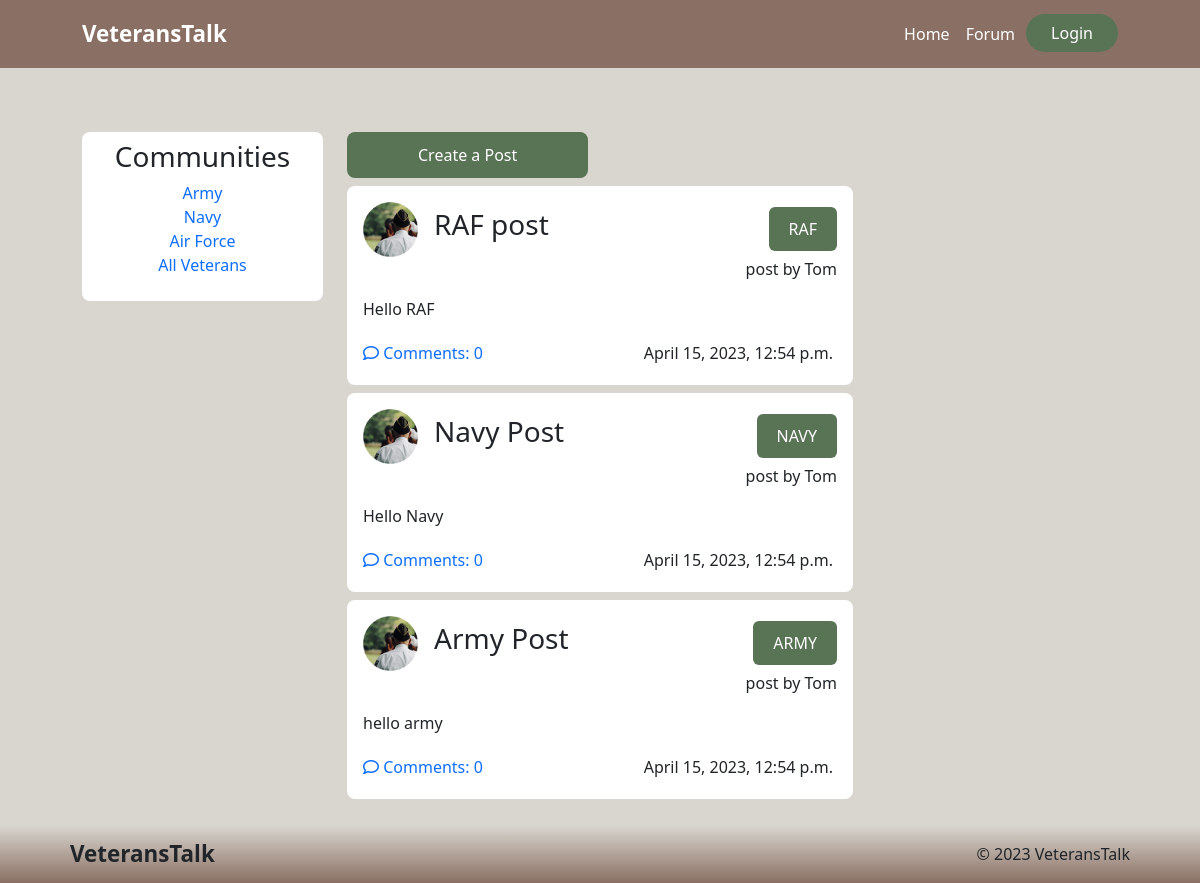
The app's page /forum/ with its own data.
### forums/models.py (models this page shows, shortened)
class Post(models.Model):
    ARMED_FORCES = [
        ("ARMY", "British Army"),
        ("NAVY", "Royal Navy"),
        ("RAF", "Royal Air Force"),
    ]
    title = models.CharField(max_length=100)
    content = models.TextField()
    created_at = models.DateTimeField(auto_now_add=True)
    category = models.CharField(max_length=4, choices=ARMED_FORCES)
    author = models.ForeignKey(
        User, on_delete=models.CASCADE, related_name="post_owner"
    )
    approved = models.BooleanField(default=False)
    class Meta:
        ordering = ["-created_at"]
    def comments_total(self):
        comments = self.post_comment.all()
        return len(comments)

### forums/views.py (the view)
# urls.py: path("", views.PostListView.as_view(), name="post_list"),
class PostListView(generic.ListView):
    template_name = "forum.html"
    model = Post
    context_object_name = "post_list"
    queryset = Post.objects.filter(approved=True).order_by("-created_at")
    paginate_by = 10

### forums/templates/forum.html (shortened to what this page needs)
{% extends "base.html" %}
{% load static %}
{% block content %}
<section class=" forum-section nav-padding container-fluid forum-section pb-4" style=" background-color: #d9d6cf;">
  <div class="row forum-container padding mb-5">
    <div class="col-md-3">
      <div class="sidebar bg-white p-2 text-center rounded-3">
        <h3>Communities</h3>
        <ul class="sidebar-nav list-unstyled">
          <li><a class="text-decoration-none" href="#">Army</a></li>
          <li><a class="text-decoration-none" href="#">Navy</a></li>
          <li><a class="text-decoration-none" href="#">Air Force</a></li>
          <li><a class="text-decoration-none" href="#">All Veterans</a></li>
        </ul>
      </div>
    </div>
    <div class="col-md-7 col-lg-6 pt-2 pt-md-0">
      <a href="post_create" class="btn btn-submit rounded-3">Create a Post</a>
      {% for post in post_list %}
      <div class="content-forum bg-white p-3 mt-2 rounded-3">
        <div class="d-flex align-items-center gap-3">
          <img src="{% static 'assets/img/card-img1.png' %}" class="forum-profile-img" width="55px" height="55px">
          <div class="d-flex justify-content-between w-100 gap-5 align-items-center">
            <a class="text-dark text-decoration-none" href="{% url 'post_detail' post.id %}">
              <h3>{{ post.title }}</h3>
            </a>
            <a class="btn-forum rounded-2">{{ post.category }}</a>
          </div>
        </div>
        <p class="text-end">post by {{ post.author }}</p>
        <p class="mt-3 mb-3">{{ post.content }}</p>
        <div class="d-flex d-flex justify-content-between w-100 gap-5 align-items-center">
          <a class="text-decoration-none" href="{% url 'post_detail' post.id %}"><i class="fa-regular fa-comment"></i>
            Comments: {{ post.comments_total }}</a>
          <p class="text-end m-1">{{ post.created_at }}</p>
        </div>
      </div>
      {% empty %}
      <p>No posts yet.</p>
      {% endfor %}
    </div>
  </div>
</section>
{% endblock content %}

### static/css/styles.css (style rules this page uses)
:root { --green-color: #597355; --dark-green: #4F604F; --beige-color: #8A7064; --light-beige:#d9d6cf; }
nav, footer, .description-div, .login-div, .padding { padding: 12px 70px !important; }
.forum-container { padding-top: 4rem !important; }
.forum-section, .profile-section { height: auto; }
.btn-submit { background-color: var(--green-color); color: white; padding: 10px 70px; transition: 200ms; }
.btn-forum { background-color: var(--green-color); color: white; padding: 10px 20px; text-decoration: none; }
.fa-comment { font-size: 1rem; }

### records on screen
Post: title "RAF post", category "RAF", author "Tom", content "Hello RAF", comments_total "0", created_at "April 15, 2023, 12:54 p.m."
Post: title "Navy Post", category "NAVY", author "Tom", content "Hello Navy", comments_total "0", created_at "April 15, 2023, 12:54 p.m."
Post: title "Army Post", category "ARMY", author "Tom", content "hello army", comments_total "0", created_at "April 15, 2023, 12:54 p.m."
